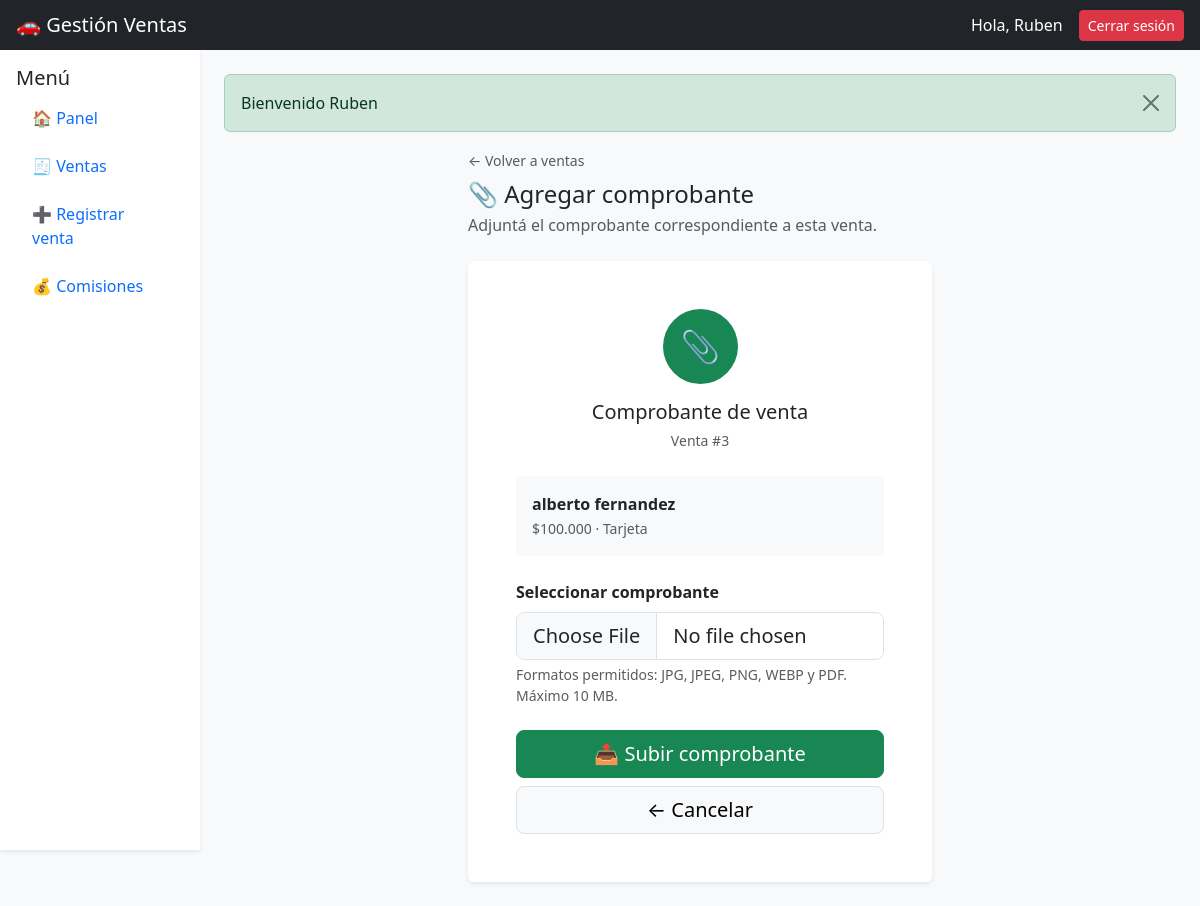
The page /index.php?action=ventas.comprobante.agregar&id=3 (signed in) on the database its author committed.
### tables this page shows
CREATE TABLE `ventas` (
  `id` int(11) NOT NULL,
  `vendedor_id` int(11) NOT NULL,
  `tipo_venta` enum('sorteo','moto','auto') NOT NULL DEFAULT 'sorteo',
  `cliente_nombre` varchar(150) NOT NULL,
  `cliente_dni` varchar(30) NOT NULL,
  `cliente_direccion` varchar(200) DEFAULT NULL,
  `cliente_telefono` varchar(30) DEFAULT NULL,
  `monto` decimal(12,2) NOT NULL,
  `cantidad_chances` int(11) DEFAULT 0,
  `medio_pago` varchar(50) NOT NULL,
  `creado_en` timestamp NOT NULL DEFAULT current_timestamp()
);

### controllers/VentaController.php (called while the page is built, shortened)
<?php
class VentaController{
    private $model;
    public function __construct()
    {
        require_once("c://xampp/htdocs/gestion_ventas/models/Venta.php");
        $this->model = new VentaModel();
    }
    public function agregarComprobante($id){
        $vendedor_id =
            $_SESSION["usuario_id"];
        $venta =
            $this->model->getVentaPorId(
                $id,
                $vendedor_id
            );
        require_once(
            "c://xampp/htdocs/gestion_ventas/views/ventas/comprobante_agregar.php"
        );
    }
}
?>

### config/database.php (called while the page is built)
<?php
    class db{
        private $host = "localhost";
        private $dbname = "control_ventas";
        private $user = "root";
        private $password = "";
        public function conexion(){
            try{
                $PDO = new PDO("mysql:host=".$this->host.";dbname=".$this->dbname,$this->user,$this->password);
                return $PDO;
            }catch(PDOException $e){
                return $e->getMessage();
            }
        }
    }
?>

### models/Venta.php (called while the page is built, shortened)
<?php
class VentaModel{
    private $PDO;
    public function __construct()
    {
        require_once("c://xampp/htdocs/gestion_ventas/config/database.php");
        $con = new db();
        $this->PDO = $con->conexion();
    }
    public function getVentaPorId($id, $vendedor_id){
        $statement = $this->PDO->prepare(
            "SELECT
                v.*,
                u.nombre AS vendedor_nombre
            FROM ventas v
            INNER JOIN usuarios u
                ON v.vendedor_id = u.id
            WHERE v.id = :id
            AND v.vendedor_id = :vendedor_id
            LIMIT 1"
        );
        $statement->bindValue(
            ":id",
            $id,
            PDO::PARAM_INT
        );
        $statement->bindValue(
            ":vendedor_id",
            $vendedor_id,
            PDO::PARAM_INT
        );
        $statement->execute();
        return $statement->fetch(PDO::FETCH_ASSOC);
    }
}
?>

### views/ventas/comprobante_agregar.php (the view, shortened to what this page needs)
<?php require_once("c://xampp/htdocs/gestion_ventas/views/layouts/header.php"); ?>
<?php require_once("c://xampp/htdocs/gestion_ventas/views/layouts/navbar.php"); ?>
<div class="container-fluid">
    <div class="row">
        <?php require_once("c://xampp/htdocs/gestion_ventas/views/layouts/sidebar.php"); ?>
        <div class="col-12 col-md-10 p-2 p-md-4">
            <?php require_once("c://xampp/htdocs/gestion_ventas/views/layouts/alert.php"); ?>
            <div class="row justify-content-center">
                <div class="col-12 col-lg-7 col-xl-6">
                    <div class="mb-4">
                        <a href="/gestion_ventas/index.php?action=ventas"
                           class="text-decoration-none text-muted small">
                            ← Volver a ventas
                        </a>
                        <h4 class="mt-2 mb-1">
                            📎 Agregar comprobante
                        </h4>
                        <p class="text-muted mb-0">
                            Adjuntá el comprobante correspondiente a esta venta.
                        </p>
                    </div>
                    <div class="card border-0 shadow-sm">
                        <div class="card-body p-4 p-md-5">
                            <div class="text-center mb-4">
                                <div class="bg-success text-white rounded-circle d-flex align-items-center justify-content-center mx-auto"
                                     style="width: 75px; height: 75px; font-size: 2rem;">
                                    📎
                                </div>
                                <h5 class="mt-3 mb-1">
                                    Comprobante de venta
                                </h5>
                                <small class="text-muted">
                                    Venta #<?= (int)$venta['id']; ?>
                                </small>
                            </div>
                            <div class="bg-light rounded p-3 mb-4">
                                <div class="fw-semibold">
                                    <?= htmlspecialchars($venta['cliente_nombre']); ?>
                                </div>
                                <small class="text-muted">
                                    $<?= number_format(
                                        $venta['monto'],
                                        0,
                                        ',',
                                        '.'
                                    ); ?>
                                    ·
                                    <?= htmlspecialchars($venta['medio_pago']); ?>
                                </small>
                            </div>
                            <form action="/gestion_ventas/index.php?action=ventas.comprobante.store"
                                  method="POST"
                                  enctype="multipart/form-data">
                                <div class="mb-4">
                                    <label for="comprobante"
                                           class="form-label fw-semibold">
                                        Seleccionar comprobante
                                    </label>
                                    <input type="file"
                                           id="comprobante"
                                           name="comprobante"
                                           class="form-control form-control-lg"
                                           accept=".jpg,.jpeg,.png,.webp,.pdf"
                                           required>
                                    <div class="form-text">
                                        Formatos permitidos: JPG, JPEG, PNG, WEBP y PDF.
                                        Máximo 10 MB.
                                    </div>
                                </div>
                                <div class="d-flex flex-column gap-2">
                                    <button type="submit"
                                            class="btn btn-success btn-lg">
                                        📤 Subir comprobante
                                    </button>
                                    <a href="/gestion_ventas/index.php?action=ventas"
                                       class="btn btn-light btn-lg border">
                                        ← Cancelar
                                    </a>
                                </div>
                            </form>
                        </div>
                    </div>
                </div>
            </div>
        </div>
    </div>
</div>
<?php require_once("c://xampp/htdocs/gestion_ventas/views/layouts/footer.php"); ?>

### rows shown on the page
ventas: id "3", cliente_nombre "alberto fernandez", monto "100.000", medio_pago "Tarjeta"

### other values the page prints
$_SESSION['nombre'] "Ruben"
$_SESSION["mensaje"] "Bienvenido Ruben"
